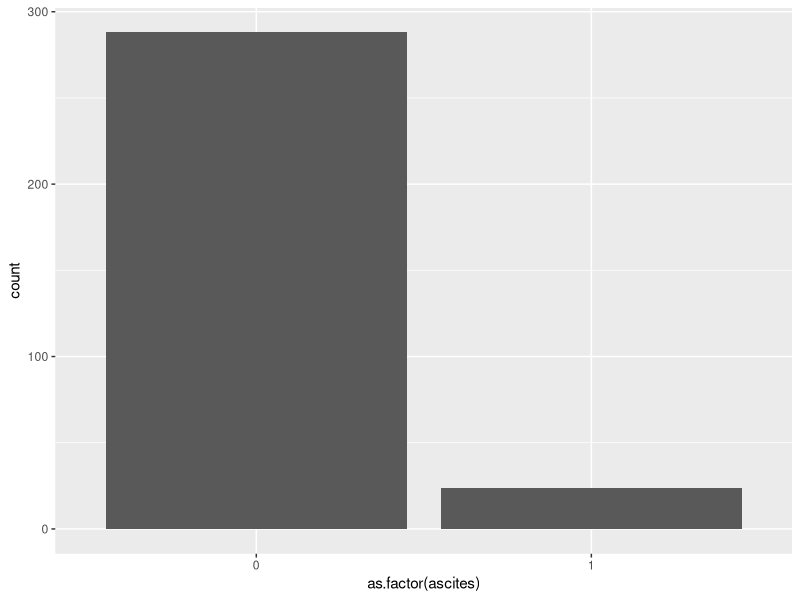
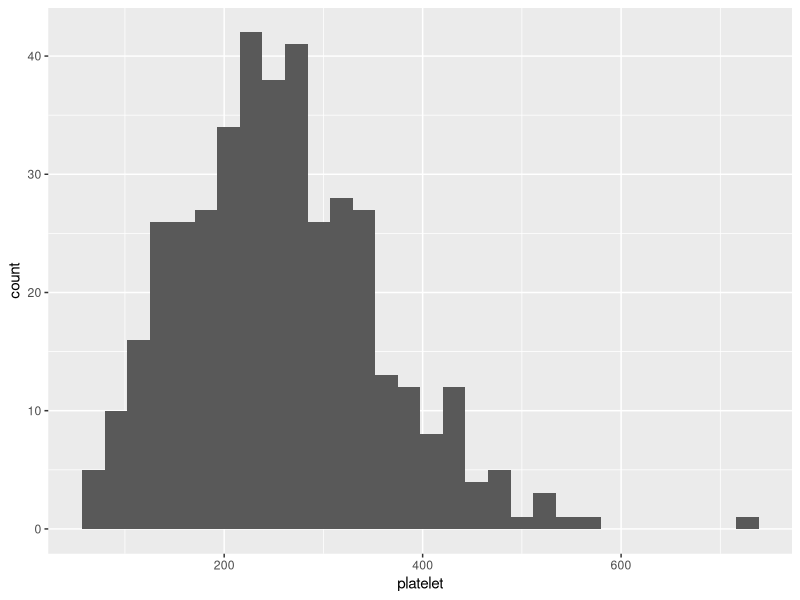
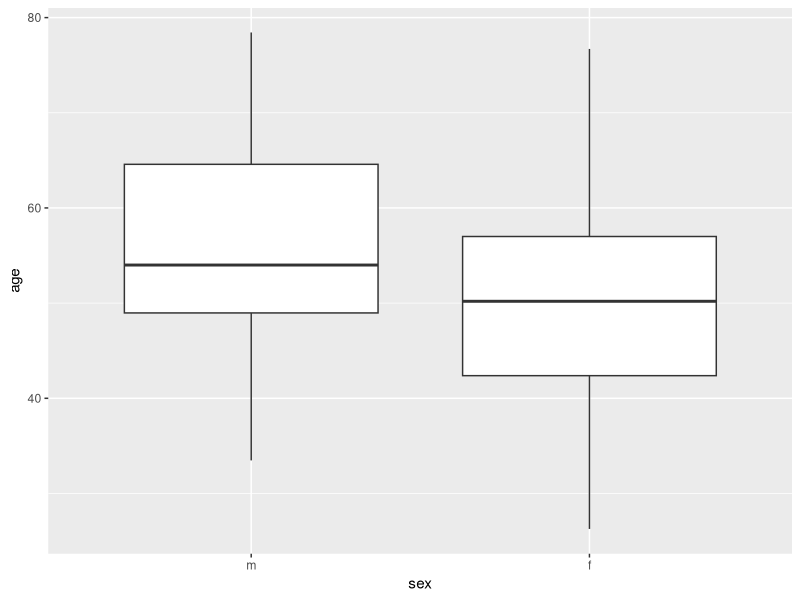
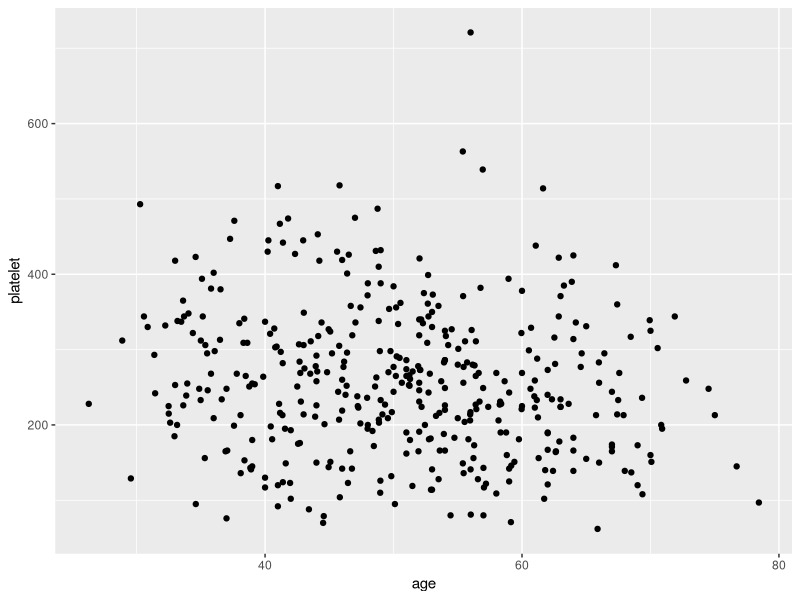
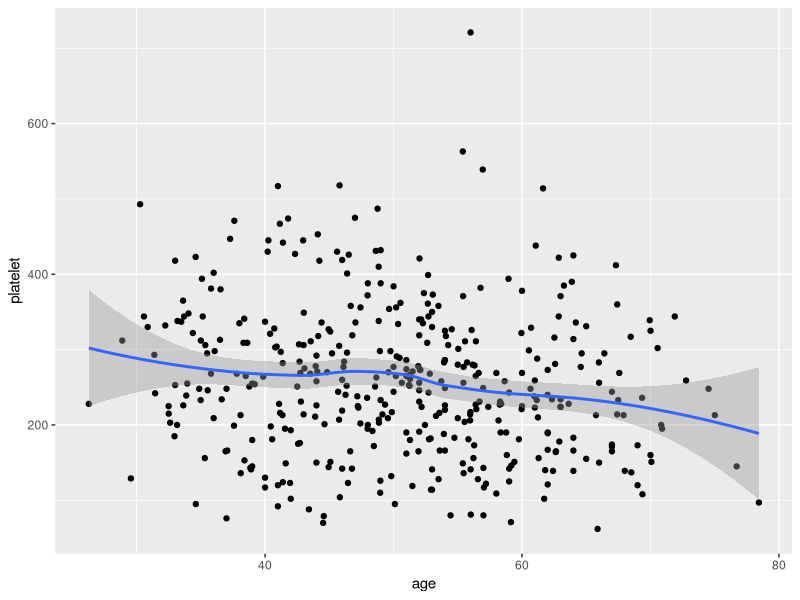
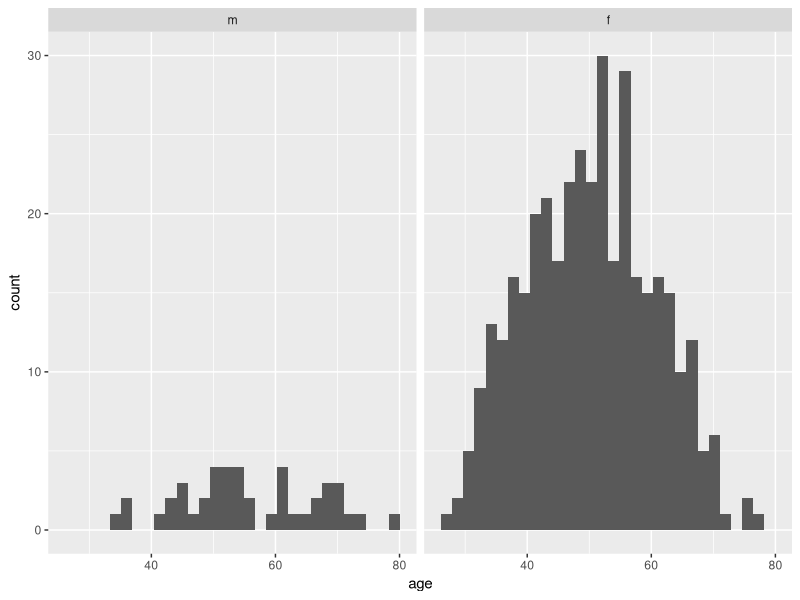
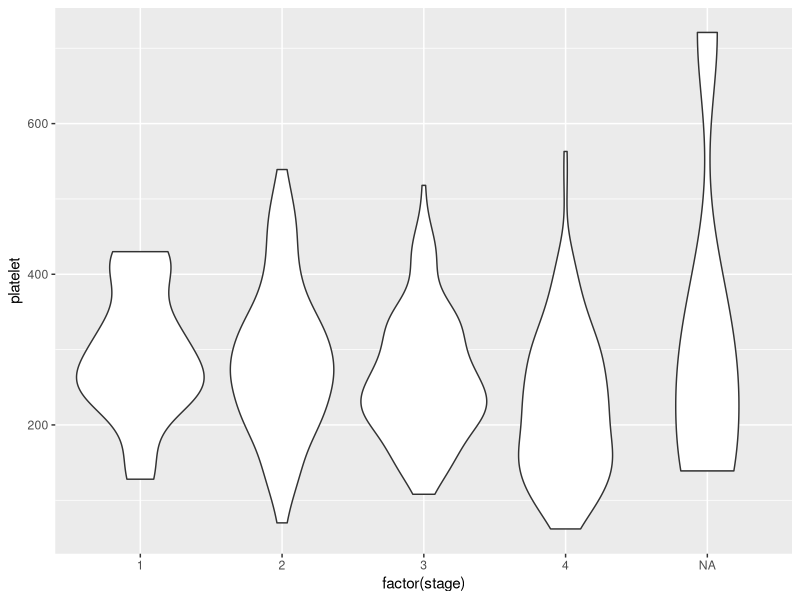
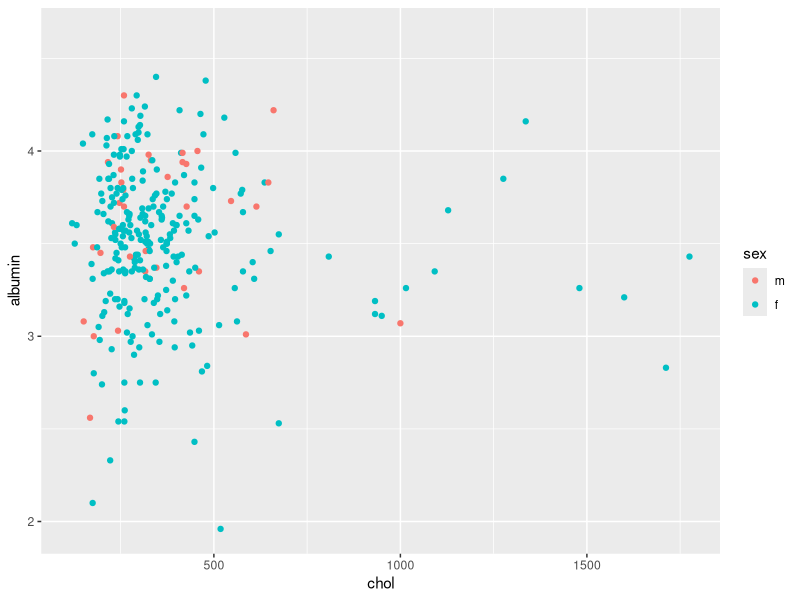

Reproduce these figures in R, in order.
## ---- chunk 1
knitr::opts_chunk$set(echo = TRUE, eval = TRUE)
## ---- chunk 2
    library(survival)
    library(ggplot2)
    data(pbc)
## ---- chunk 3
    str(pbc)
## ---- chunk 4
    ggplot(subset(pbc, !is.na(ascites)), aes(x = as.factor(ascites)))+geom_bar() # Don't report missing values
## ---- chunk 5
    ggplot(pbc, aes(x = platelet)) + geom_histogram()
## ---- chunk 6
    ggplot(pbc, aes(x = sex, y = age))+geom_boxplot()
    ggplot(pbc, aes(x = age, y = platelet))+geom_point()
## ---- chunk 7
    ggplot(pbc, aes(x = age, y = platelet))+geom_point() + geom_smooth()
## ---- chunk 8
    ggplot(pbc, aes(x = age))+geom_histogram() + facet_wrap(~sex, nrow=1)
## ---- chunk 9
    ggplot(pbc, aes(x = factor(stage), y = platelet))+geom_violin() # x must be a factor
## ---- chunk 10
    ggplot(pbc, aes(x = chol, y = albumin, color=sex))+geom_point()
## ---- chunk 11
    ggplot(pbc, aes(x = factor(stage), y = platelet))+geom_boxplot()+facet_wrap(~sex, ncol=1)
    
## ---- chunk 12
    ggplot(subset(pbc, !is.na(stage)), aes(x = alk.phos, y = ast, color=sex))+geom_point()+facet_wrap(~stage, nrow=2)
    
